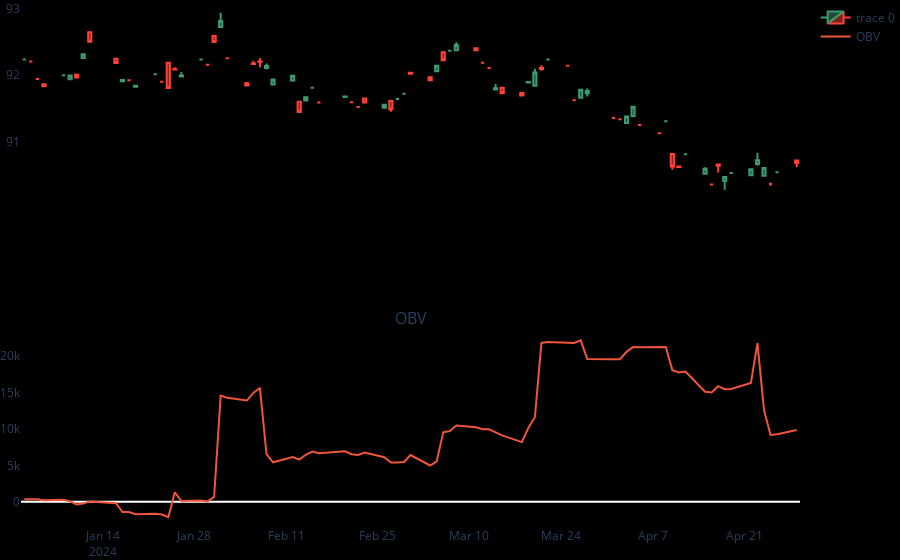

Here is the notebook cell this chart was saved with:
### Code cell
import yfinance as yf
import pandas_ta as ta
import plotly.graph_objects as go
from plotly.subplots import make_subplots
import pandas as pd

# mesures total number of traded asets in a given period.
# Volume is the strength, and conviction behind a price move. 
# It makes trend or reversal more probabel.


df = yf.download(tickers='BTC',start='2024-01-01', end='2024-04-30', interval='1d')

# OBV = On Balance Volume: Volume change
# cumulative total of the volume additions and subtractions forms the OBV line. 
df['OBV'] = ta.obv(df.Close, df.Volume)

df = df[:500]

figure = make_subplots(rows=2, cols=1, subplot_titles=['Price', 'OBV'], shared_xaxes=True)
figure.add_trace(go.Candlestick(x=df.index, open=df['Open'], high=df['High'], low=df['Low'], close=df['Close']), row=1, col=1)
figure.add_trace(go.Scatter(x=df.index, y=df['OBV'], name='OBV'), row=2, col=1)
figure.update_layout(paper_bgcolor="black",  plot_bgcolor="black")  
figure.update_layout(margin_l=10, margin_b=0, margin_r=0, margin_t=0, grid_columns=1,grid_rows=1)
figure.update_yaxes( gridcolor='black')
figure.update_xaxes( gridcolor='black')
figure.update_layout(    xaxis=dict(rangeslider=dict(visible=False)))


figure.show()
